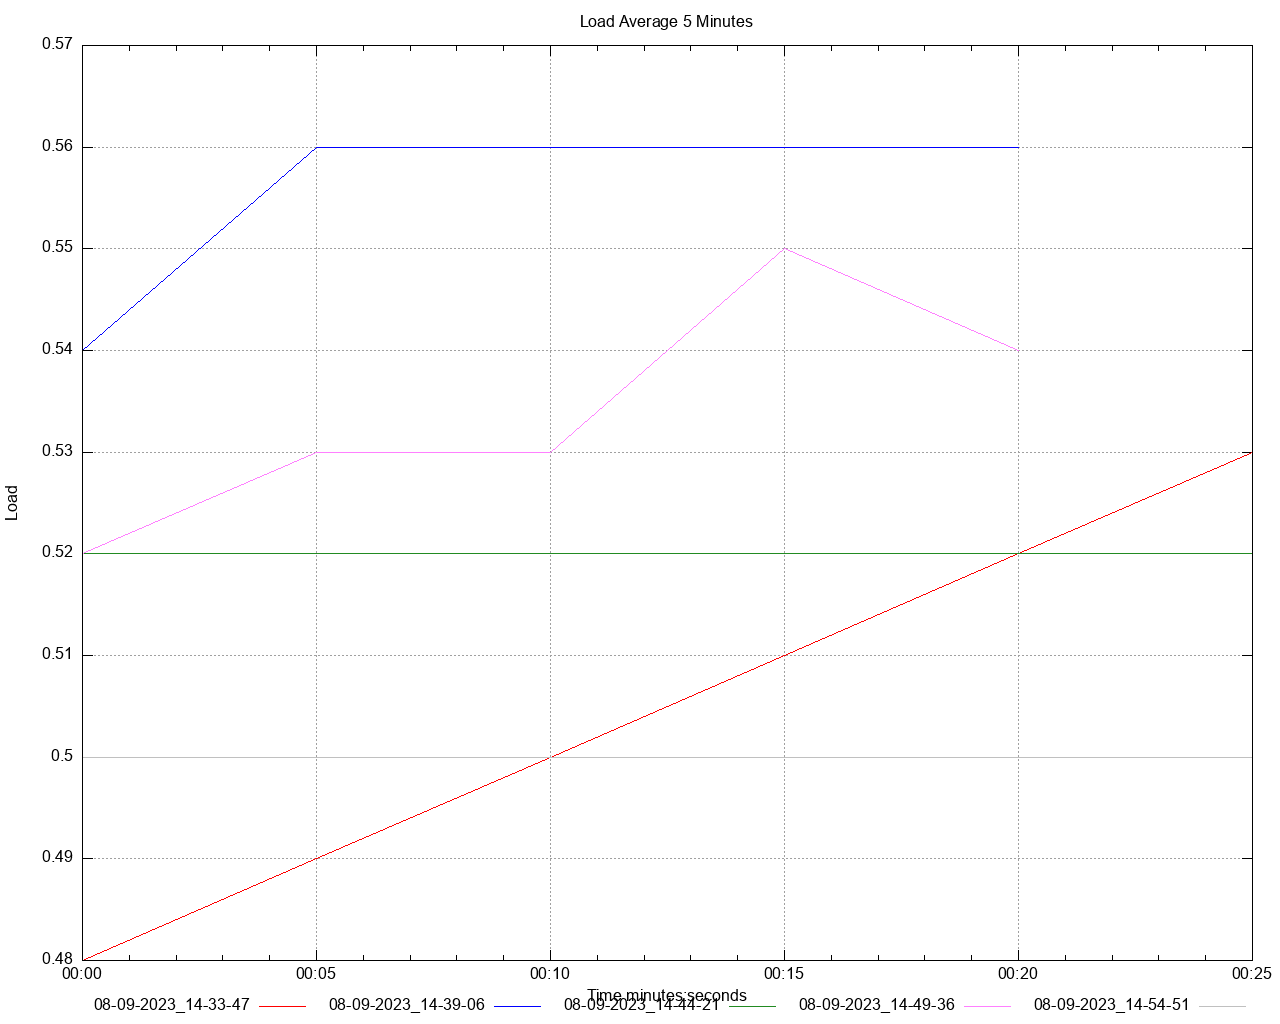

This figure's gnuplot source:
set title 'Load Average 5 Minutes' noenhanced
set style data lines
set datafile separator ","
set terminal png size 1280,1024
set grid
set key below
set xdata time
set timefmt "%s"
offset = 0
t0(x)=(offset=($0==0) ? x : offset, x - offset)
set xlabel 'Time minutes:seconds'
set ylabel 'Load'
set output '/Users/gbarnett/git/hazelcast-simulator/atomiclong-3node-member/atomicreference/dstat/load_average_5m_A3.png'
plot \
   '/Users/gbarnett/git/hazelcast-simulator/atomiclong-3node-member/atomicreference/data/load_average_5m_A3_1.data' using (t0(timecolumn(1))):2 title "08-09-2023_14-33-47" noenhanced lt rgb "red", \
   '/Users/gbarnett/git/hazelcast-simulator/atomiclong-3node-member/atomicreference/data/load_average_5m_A3_2.data' using (t0(timecolumn(1))):2 title "08-09-2023_14-39-06" noenhanced lt rgb "blue", \
   '/Users/gbarnett/git/hazelcast-simulator/atomiclong-3node-member/atomicreference/data/load_average_5m_A3_3.data' using (t0(timecolumn(1))):2 title "08-09-2023_14-44-21" noenhanced lt rgb "forest-green", \
   '/Users/gbarnett/git/hazelcast-simulator/atomiclong-3node-member/atomicreference/data/load_average_5m_A3_4.data' using (t0(timecolumn(1))):2 title "08-09-2023_14-49-36" noenhanced lt rgb "orchid", \
   '/Users/gbarnett/git/hazelcast-simulator/atomiclong-3node-member/atomicreference/data/load_average_5m_A3_5.data' using (t0(timecolumn(1))):2 title "08-09-2023_14-54-51" noenhanced lt rgb "grey", \
